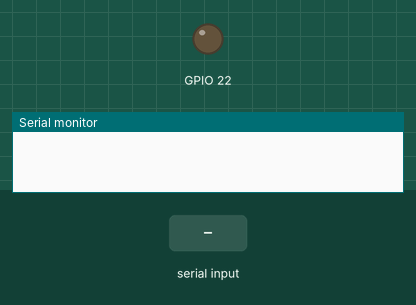
Simulated run of this sketch. Board: ESP32. Parts: output pins drawn as LEDs (lit = HIGH), the last lines printed to the serial monitor. Inputs (shaded band) come from the test bench.

Above: at 1.2 s.
1.3 s: "ON\n" received over Serial
At 2.5 s:
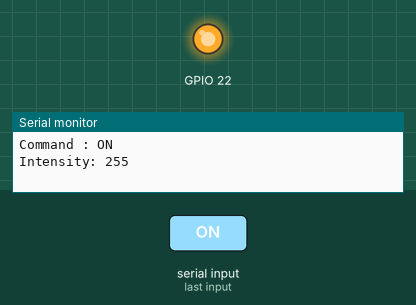
2.8 s: "BUZZER_DECREASE\n" received over Serial
At 3.6 s:
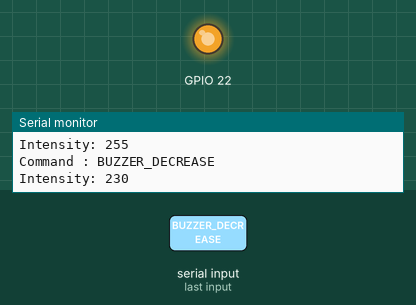
4.3 s: "OFF\n" received over Serial
At 4.8 s:
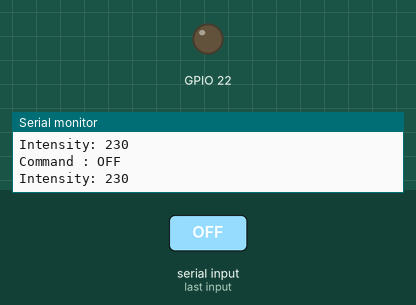
5.8 s: "BUZZER_INCREASE\n" received over Serial
At 7.1 s:
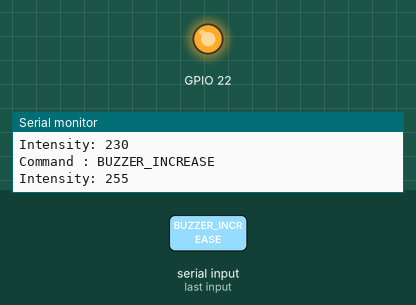
Timing chart, 0 to 8.3 s (numbered marks = the images above; inputs shaded):
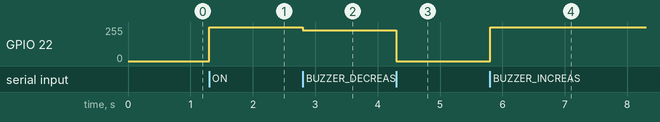

The sketch:

buzzer_test.ino
```cpp
#include "Buzzer.h"

Buzzer buzzer(22);

void setup() {
  Serial.begin(115200);
  buzzer.begin();
}

void loop() {
  if (Serial.available()) {
    String command = Serial.readStringUntil('\n');
    command.trim();

    buzzer.Buzzer_function(command);

    Serial.print("Command : ");
    Serial.println(command);
    Serial.print("Intensity: ");
    Serial.println(buzzer.getIntensity());
  }
}
```

Buzzer.h
```cpp
#ifndef BUZZER_H
#define BUZZER_H

#include "Buzzer_functions.h"

class Buzzer {
  private:
    BuzzerFunctions buzzer;

  public:
    Buzzer(int pin) : buzzer(pin) {
    }

    void begin() {
      buzzer.begin();
    }

    void Buzzer_function(String command) {
      if (command == "ON") {
        buzzer.on();
      }
      else if (command == "OFF") {
        buzzer.off();
      }
      else if (command == "BUZZER_INCREASE") {
        buzzer.increase();
      }
      else if (command == "BUZZER_DECREASE") {
        buzzer.reduce();
      }
      else if (command == "BUZZER_BURST"){
        buzzer.burst();
      }
    }

    int getIntensity() {
      return buzzer.getIntensity();
    }
};

#endif
```

Buzzer_functions.h
```cpp
#ifndef BUZZER_FUNCTIONS_H
#define BUZZER_FUNCTIONS_H

class BuzzerFunctions {
  private:
    int buzzerPin;
    int intensity;

  public:
    BuzzerFunctions(int pin) {
      buzzerPin = pin;
      intensity = 255;
    }

    void begin() {
      ledcAttach(buzzerPin, 2000, 8);
      ledcWrite(buzzerPin, 0);
    }

    void on() {
      ledcWrite(buzzerPin, intensity);
    }

    void off() {
      ledcWrite(buzzerPin, 0);
    }

    void increase() {
      intensity += 25;
      if (intensity > 255)
        intensity = 255;

      ledcWrite(buzzerPin, intensity);
    }

    void reduce() {
      intensity -= 25;
      if (intensity < 0)
        intensity = 0;

      ledcWrite(buzzerPin, intensity);
    }

    void burst() {
      ledcWrite(buzzerPin, intensity);
      delay(1000);
      ledcWrite(buzzerPin, 0);
    }

    int getIntensity() {
      return intensity;
    }
};

#endif
```

Measured:
- after the input at 1.3 s, GPIO 22: 0/255 → 255/255 at once
- after the input at 2.8 s, GPIO 22: 255/255 → 229/255 at once
- after the input at 4.3 s, GPIO 22: 229/255 → 0/255 at once
- after the input at 5.8 s, GPIO 22: 0/255 → 255/255 at once
